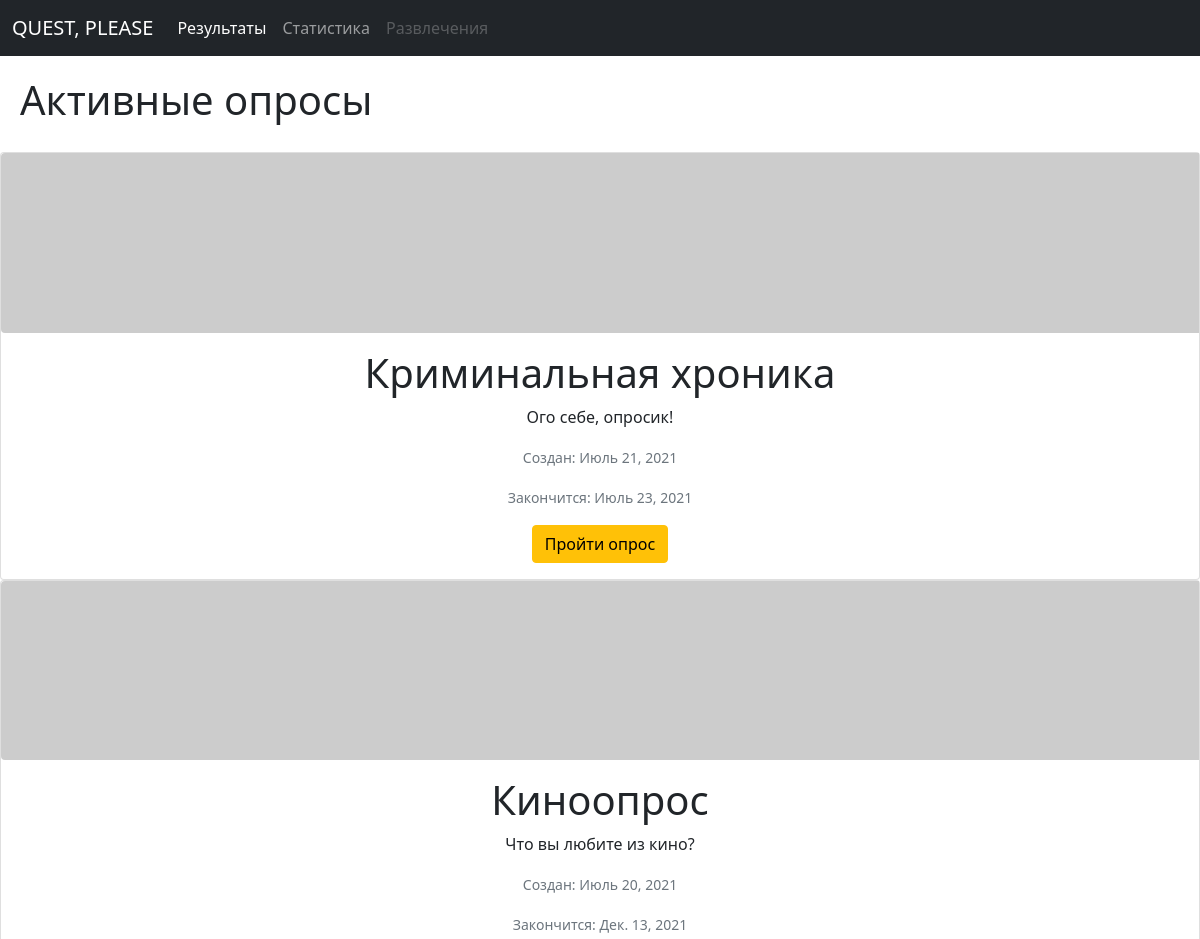
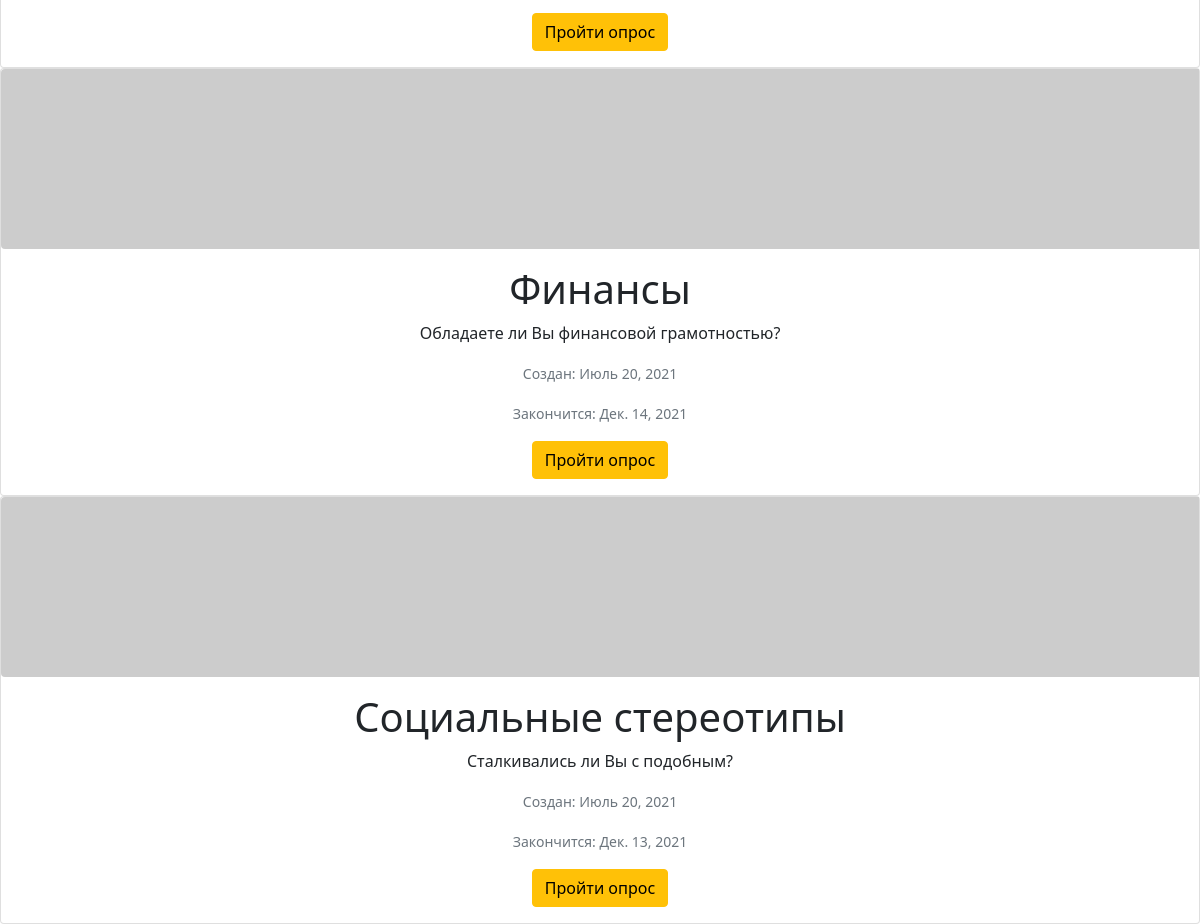
The page / on the database its author committed (2 pictures, top to bottom).
### questionary/models.py (models this page shows, shortened)
class Questionary(models.Model):
    title = models.CharField(max_length=250, verbose_name='Название опроса')
    start_at = models.DateField(auto_now_add=True, verbose_name='Дата старта')
    end_date = models.DateField(verbose_name='Дата окончания')
    description = models.TextField(blank=True, verbose_name='Описание')
    class Meta:
        verbose_name = 'Опрос'
        verbose_name_plural = 'Опросы'
        ordering = ['-start_at']

### questionary/views.py (the view)
# urls.py: path('', list_questionary, name='list_quest'),
def list_questionary(request):
    questionary = Questionary.objects.order_by('-start_at')
    context = {'questionary': questionary, 'title': 'Опросы'}
    return render(request, 'questionary/list_questionary.html', context)

### questionary/templates/questionary/list_questionary.html (shortened to what this page needs)
{% extends 'base.html' %}
{% block nav %}{{ block.super }}{% endblock %}
{% block content %}
<h1 style="padding: 20px">Активные опросы</h1>
<div style="max-width: 100%;">
    {% for item in questionary %}
    <div class="card" style="display: grid;  justify-items: center;">
        <div><img src="https://picsum.photos/2000/300" class="img-fluid rounded-start"></div>
        <div class="card-body" style="display: grid;  justify-items: center;">
            <h1 class="card-title">{{ item.title }}</h1>
            <p class="card-text">{{ item.description }}</p>
            <p class="card-text"><small class="text-muted">Создан: {{ item.start_at }} </small></p>
            <p class="card-text"><small class="text-muted">Закончится: {{ item.end_date }}</small></p>
            <a href="/{{ item.pk }}" class="btn btn-warning">Пройти опрос</a>
        </div>
    </div>
</div>
{% endfor %}
{% endblock %}

### questionary/templates/base.html (shortened to what this page needs)
<!DOCTYPE html>
<html lang="en">
<head>
    <link href="https://cdn.jsdelivr.net/npm/bootstrap@5.0.2/dist/css/bootstrap.min.css" rel="stylesheet"
>
</head>
<body>
{% block nav %}{% include 'nav.html' %}{% endblock %}
{% block content %}CONTENT{% endblock %}
</body>
</html>

### questionary/templates/nav.html (shortened to what this page needs)
<nav class="navbar navbar-expand-lg navbar-dark bg-dark">
    <div class="container-fluid">
        <a class="navbar-brand" href="/">QUEST, PLEASE</a>
        <div class="collapse navbar-collapse" id="navbarTogglerDemo02">
            <ul class="navbar-nav me-auto mb-2 mb-lg-0">
                <li class="nav-item">
                    <a class="nav-link active" aria-current="page" href="#">Результаты</a>
                </li>
                <li class="nav-item">
                    <a class="nav-link" href="#">Статистика</a>
                </li>
                <li class="nav-item">
                    <a class="nav-link disabled" href="#" tabindex="-1" aria-disabled="true">Развлечения</a>
                </li>
            </ul>
        </div>
    </div>
</nav>

### rows shown on the page
Questionary: title "Криминальная хроника", description "Ого себе, опросик!", start_at "Июль 21, 2021", end_date "Июль 23, 2021"
Questionary: title "Киноопрос", description "Что вы любите из кино?", start_at "Июль 20, 2021", end_date "Дек. 13, 2021"
Questionary: title "Финансы", description "Обладаете ли Вы финансовой грамотностью?", start_at "Июль 20, 2021", end_date "Дек. 14, 2021"
Questionary: title "Социальные стереотипы", description "Сталкивались ли Вы с подобным?", start_at "Июль 20, 2021", end_date "Дек. 13, 2021"
